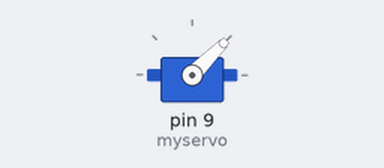
A sketch run on a simulated Arduino Uno, built with avr-gcc and run on an emulated ATmega328P. On the bench: servo.

Above: at 0.05 s.
At 7.45 s:
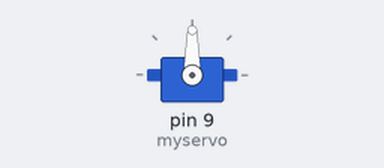
At 14.95 s:
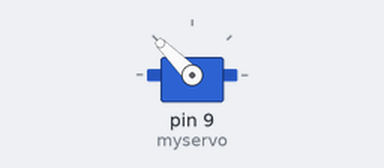
Timing chart, 0 to 19.5 s (numbered marks = the images above):
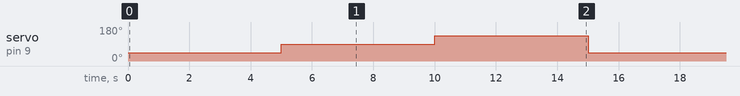

The sketch:

Continuous_Servo_Sweep.ino
```cpp
/*
Basic Seep for Continuous Servo Motors

The 360 degree servo will rotate in one direction (clockwise)
for 5 seconds; stay still for 5 seconds and rotate in the
reverse direction for another 5 seconds. This cycle repeats
as long as the power is given.

Servo Circuit Diagram:
Brown - Gnd
Red - 5V
Orange - PWK analog signal pin 9

Modified from https://www.makerguides.com/how-to-control-a-360-degree-servo-motor-with-arduino/

*/

#include <Servo.h>

// Create the servo object
Servo myservo;

void setup() {
  myservo.attach(9);  // attaches the servo on pin 9 to the Servo object
  myservo.write(90); // stop the motor
}

// Loop to keep the motor turning!
void loop() {
  myservo.write(45); // rotate the motor counter-clockwise
  delay(5000); // keep rotating for 5 seconds (5000 milliseconds)

  myservo.write(90); // stop the motor
  delay(5000); // stay stopped

  myservo.write(135); // rotate the motor clockwise
  delay(5000); // keep rotating
}
```

Measured:
- by itself, servo on pin 9 (myservo): repeats every 15.0 s: 135° 5.0 s, 45° 5.0 s, 90° 5.0 s
